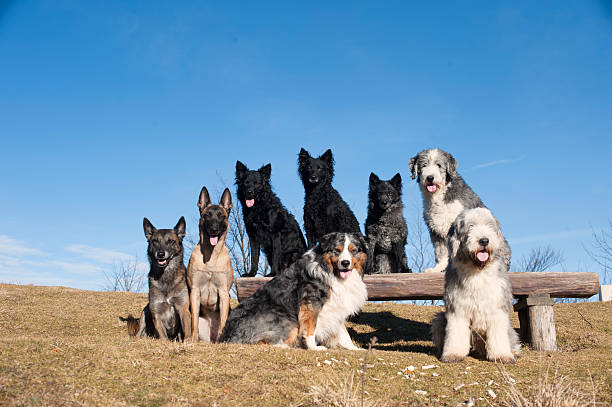
#> input picture example_images/img1.jpg, 612 x 407 px
$ python -i app.py   (imports and definitions only)
#> lines starting #> are read from the running program, lines starting #| are printed output that depends on the picture
# -*- coding: utf-8 -*-
"""313831011.ipynb

Automatically generated by Colab.

Original file is located at
    https://colab.research.google.com/drive/17p9jVXAAaDef7Z7goKNWSldfShrI31E7
"""


import gradio as gr
import cv2
import numpy as np
from skimage import filters, restoration, color, segmentation, measure
from skimage.draw import disk

# functions
# image_path: /content/example_images/img1.jpg
# [32 lines left out: functions load_example_image, edge_detection, segmentation_demo, segmentation, not called in this run]

def apply_blur(image, method="average", kernel_size=5):
  if method == "average":
    return cv2.blur(image, (kernel_size, kernel_size))
  elif method == "gaussian":
    return cv2.GaussianBlur(image, (kernel_size, kernel_size), 0)
  elif method == "median":
    return cv2.medianBlur(image, kernel_size)
  else:
    raise ValueError("Unknown method! Choose from 'average', 'gaussian', 'median'.")

# Gradio
# [57 lines left out: function main, not called in this run]

# main
# [3 lines not run here, left out]

import gradio as gr

# [5 lines left out: function greet, not called in this run]

# [5 lines that did not run here, left out]
# [1 line not run here, left out]

>>> import cv2
>>> picture = cv2.imread('example_images/img1.jpg')
#> picture is the input picture: shape (407, 612, 3); mean B, G, R 168, 146.5, 117.1
>>> result = apply_blur(picture)
#> in apply_blur, `return cv2.blur(image, (kernel_size, kernel_size))`:
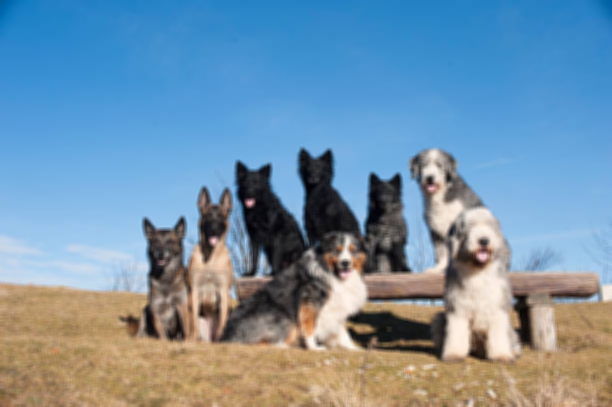
#> returned value: shape (407, 612, 3); mean of channels 0, 1, 2 168, 146.5, 117.1; drawn as B, G, R
